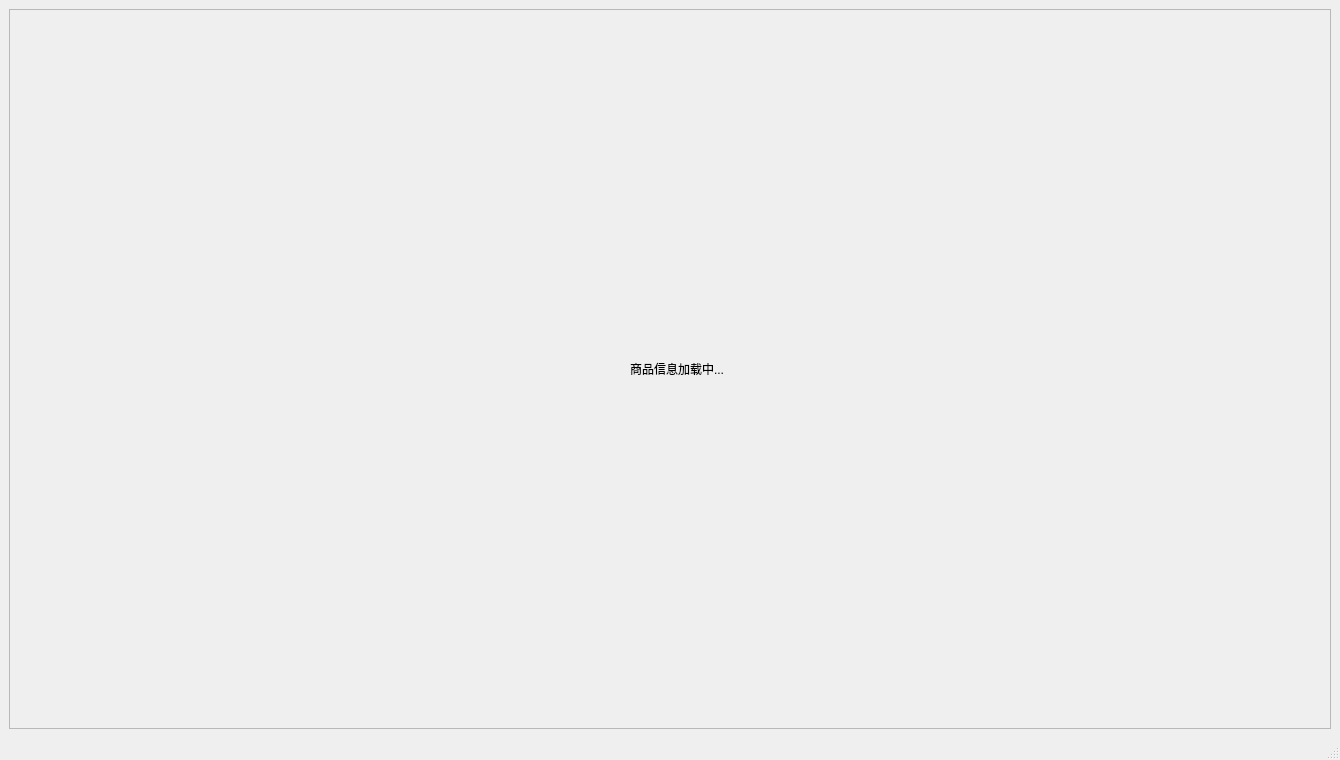
<?xml version="1.0" encoding="UTF-8"?>
<ui version="4.0">
 <class>EditGoodItem</class>
 <widget class="QMainWindow" name="EditGoodItem">
  <property name="geometry">
   <rect>
    <x>0</x>
    <y>0</y>
    <width>1340</width>
    <height>760</height>
   </rect>
  </property>
  <property name="minimumSize">
   <size>
    <width>800</width>
    <height>450</height>
   </size>
  </property>
  <property name="acceptDrops">
   <bool>false</bool>
  </property>
  <property name="windowTitle">
   <string>商品编辑</string>
  </property>
  <property name="autoFillBackground">
   <bool>false</bool>
  </property>
  <widget class="QWidget" name="centralwidget">
   <layout class="QVBoxLayout" name="verticalLayout_3">
    <property name="leftMargin">
     <number>0</number>
    </property>
    <property name="topMargin">
     <number>0</number>
    </property>
    <property name="rightMargin">
     <number>0</number>
    </property>
    <property name="bottomMargin">
     <number>0</number>
    </property>
    <item>
     <widget class="QStackedWidget" name="stackedWidget">
      <widget class="QWidget" name="page_load">
       <layout class="QVBoxLayout" name="verticalLayout_2">
        <item>
         <widget class="QFrame" name="frame">
          <property name="maximumSize">
           <size>
            <width>16777215</width>
            <height>16777215</height>
           </size>
          </property>
          <property name="frameShape">
           <enum>QFrame::StyledPanel</enum>
          </property>
          <property name="frameShadow">
           <enum>QFrame::Raised</enum>
          </property>
          <layout class="QHBoxLayout" name="horizontalLayout">
           <item>
            <spacer name="horizontalSpacer">
             <property name="orientation">
              <enum>Qt::Horizontal</enum>
             </property>
             <property name="sizeHint" stdset="0">
              <size>
               <width>40</width>
               <height>20</height>
              </size>
             </property>
            </spacer>
           </item>
           <item>
            <widget class="QLabel" name="label_gif">
             <property name="text">
              <string/>
             </property>
            </widget>
           </item>
           <item>
            <widget class="QLabel" name="label">
             <property name="text">
              <string>商品信息加载中...</string>
             </property>
            </widget>
           </item>
           <item>
            <spacer name="horizontalSpacer_2">
             <property name="orientation">
              <enum>Qt::Horizontal</enum>
             </property>
             <property name="sizeHint" stdset="0">
              <size>
               <width>40</width>
               <height>20</height>
              </size>
             </property>
            </spacer>
           </item>
          </layout>
         </widget>
        </item>
       </layout>
      </widget>
      <widget class="QWidget" name="page_view">
       <layout class="QVBoxLayout" name="verticalLayout">
        <property name="leftMargin">
         <number>0</number>
        </property>
        <property name="topMargin">
         <number>0</number>
        </property>
        <property name="rightMargin">
         <number>0</number>
        </property>
        <property name="bottomMargin">
         <number>0</number>
        </property>
       </layout>
      </widget>
     </widget>
    </item>
   </layout>
  </widget>
  <widget class="QMenuBar" name="menubar">
   <property name="geometry">
    <rect>
     <x>0</x>
     <y>0</y>
     <width>1340</width>
     <height>21</height>
    </rect>
   </property>
  </widget>
  <widget class="QStatusBar" name="statusbar"/>
 </widget>
 <resources/>
 <connections/>
</ui>
